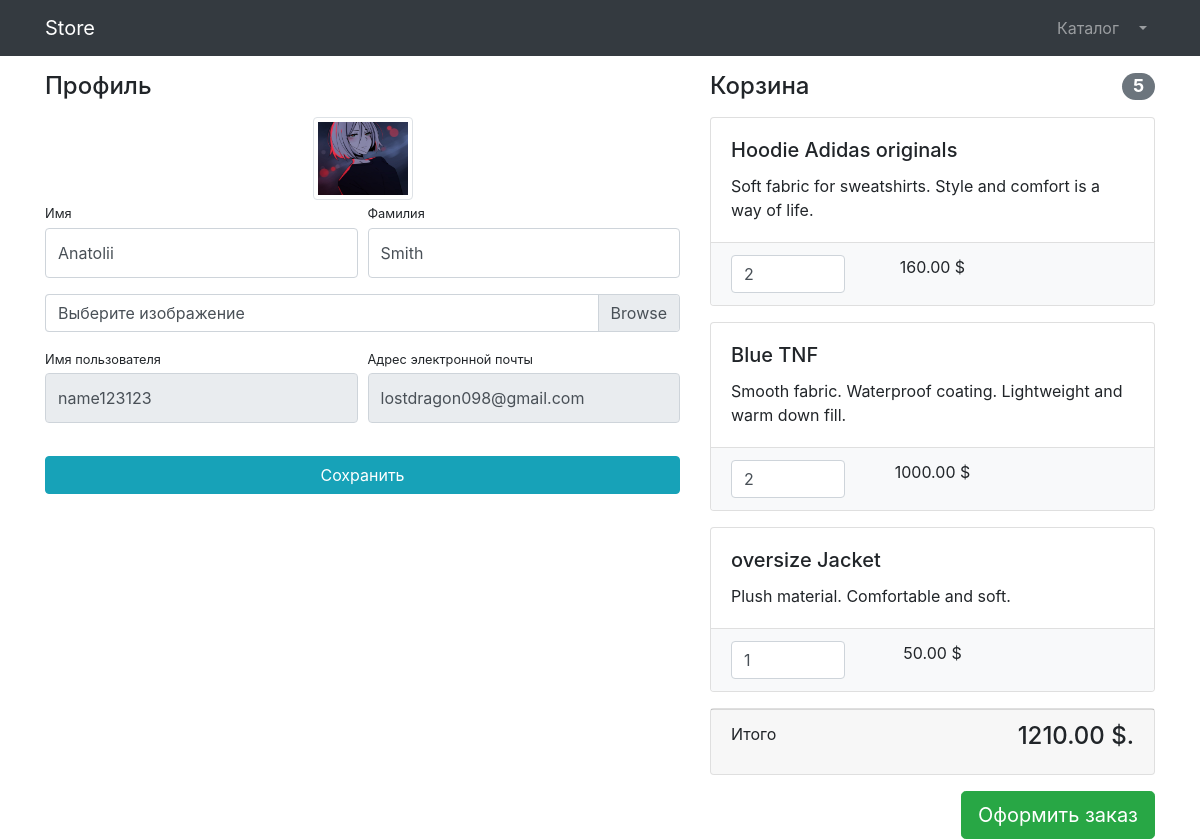
The page /users/profile/2/ (signed in) on the database its author committed.
### users/models.py (models this page shows)
class User(AbstractUser):
    image = models.ImageField(upload_to='users_images', null=True, blank=True)
    is_verified_email = models.BooleanField(default=False)

### products/models.py (models this page shows, shortened)
class Basket(models.Model):
    user = models.ForeignKey(to=User, on_delete=models.CASCADE)
    product = models.ForeignKey(to=Product, on_delete=models.CASCADE)
    quantity = models.PositiveSmallIntegerField(default=0)
    created_timestamp = models.DateTimeField(auto_now_add=True)
    objects = BasketQuerySet.as_manager()
    def sum(self):
        return self.product.price * self.quantity

class Product(models.Model):
    name = models.CharField(max_length=256)
    description = models.TextField()
    price = models.DecimalField(max_digits=6, decimal_places=2)
    quantity = models.PositiveIntegerField(default=0)
    image = models.ImageField(upload_to='product_images')
    category = models.ForeignKey(to=ProductCategory, on_delete=models.CASCADE)
    class Meta:
        verbose_name = 'Product'
        verbose_name_plural = 'Products'

### users/views.py (the view, shortened to what this page needs)
# urls.py: path('profile/<int:pk>/', login_required(UserProfileView.as_view()), name='profile'),
class UserProfileView(TitleMixin, UpdateView):
    model = User
    form_class = UserProfileForm
    template_name = 'users/profile.html'
    success_url = reverse_lazy('users:profile')
    title = 'Store - Profile'
    def get_context_data(self, **kwargs):
        context = super(UserProfileView, self).get_context_data()
        context['baskets'] = Basket.objects.filter(user=self.object)
        return context

### users/forms.py
class UserProfileForm(UserChangeForm):
    first_name = forms.CharField(widget=forms.TextInput(attrs={'class': 'form-control py-4'}))
    last_name = forms.CharField(widget=forms.TextInput(attrs={'class': 'form-control py-4'}))
    image = forms.ImageField(widget=forms.FileInput(attrs={'class': 'custom-file-label'}), required=False)
    username = forms.CharField(widget=forms.TextInput(attrs={'class': 'form-control py-4', 'readonly': True}))
    email = forms.EmailField(widget=forms.EmailInput(attrs={'class': 'form-control py-4', 'readonly': True}))
    class Meta:
        model = User
        fields = ('first_name', 'last_name', 'image', 'username', 'email')

### common/views.py (called while the page is built)
    def get_context_data(self, **kwargs):
        context = super(TitleMixin, self).get_context_data(**kwargs)
        context['title'] = self.title
        return context

### products/context_processors.py (called while the page is built)
def baskets(request):
    user = request.user
    return {'baskets': Basket.objects.filter(user=user) if user.is_authenticated else []}

### products/models.py (called while the page is built)
    def total_sum(self):
        return sum(basket.sum() for basket in self)

    def total_quantity(self):
        return sum(basket.quantity for basket in self)

### users/templates/users/profile.html (shortened to what this page needs)
{% extends 'products/base.html' %}
{% load static %}
{% block style %}
    <link href="{% static '/vendor/css/profile.css' %}" rel="stylesheet">
{% endblock %}
{% block content %}
    <div class="container">
    <div class="row">
        <div class="col-lg-7">
            <h4 class="mt-3 mb-3">Профиль</h4>
            <div class="col-lg-12 text-center">
                <img width="100" height="100"
                     src="{% if user.image %} {{ user.image.url }}
                     {% else %}
                     {% static 'vendor/img/users/default_avatar.jpg' %}
                     {% endif %}"
                     class="img-thumbnail">
            </div>
            <form action="{% url 'users:profile' user.id %}" method="post" enctype="multipart/form-data">
                <div class="form-row">
                    <div class="col-lg-6">
                        <div class="form-group">
                            <label class="small mb-1" for="{{ form.first_name.id_for_label }}">Имя</label>
                            {{ form.first_name }}
                        </div>
                    </div>
                    <div class="col-lg-6">
                        <div class="form-group">
                            <label class="small mb-1" for="{{ form.last_name.id_for_label }}">Фамилия</label>
                            {{ form.last_name }}
                        </div>
                    </div>
                </div>
                <div class="form-row mb-2">
                    <div class="col-lg-12">
                        <div class="custom-file">
                            <label class="custom-file-label" for="{{ form.image.id_for_label }}">
                                Выберите изображение
                            </label>
                        </div>
                    </div>
                </div>
                <div class="form-row">
                    <div class="col-lg-6">
                        <label class="small mb-1" for="{{ form.username.id_for_label }}">Имя пользователя</label>
                        {{ form.username }}
                    </div>
                    <div class="col-lg-6">
                        <label class="small mb-1" for="{{ form.email.id_for_label }}">Адрес электронной
                            почты</label>
                        {{ form.email }}
                    </div>
                </div>
                <div class="form-row">
                    <div class="col-lg-12" style="margin-top: 33px;">
                        <input class="btn btn-info btn-block" type="submit" value="Сохранить">
                    </div>
                </div>
            </form>
        </div>
        <div class="col-lg-5">
            {% include 'products/baskets.html' %}
        </div>
    </div>
</div>
{% endblock %}

### products/templates/products/baskets.html (shortened to what this page needs)
{% if baskets %}
    <h4 class="mt-3 mb-3 d-flex justify-content-between align-items-center mb-3">
        Корзина <span class="badge badge-secondary badge-pill">{{ baskets.total_quantity }}</span>
    </h4>
    {% for basket in baskets %}
    <div class="card mb-3">
        <div class="card-body">
            <h5 class="card-title">{{ basket.product.name }}</h5>
            <p class="card-text">{{ basket.product.description }}</p>
        </div>
        <ul class="list-group list-group-flush">
            <li class="list-group-item bg-light">
                <div class="row text-center">
                    <div class="col-lg-4">
                        <input name="basketID" type="number" class="form-control"
                               value={{ basket.quantity }} min="0">
                    </div>
                    <div class="col-lg-4">{{ basket.sum}} $</div>
                    <div class="col-lg-4">
                    </div>
                </div>
            </li>
        </ul>
    </div>
    {% endfor %}
    <div class="card mb-3">
        <div class="card-footer">
            <p class="float-left">Итого</p>
            <h4 class="float-right">{{ baskets.total_sum }} $.</h4>
        </div>
    </div>
    <a class="btn btn-success btn-lg float-right" href="../orders/order-create.html">
        Оформить заказ
    </a>
{% else %}
    <h4 class="mt-3 mb-3 text-center">
        Корзина пуста
    </h4>
{% endif %}

### rows shown on the page
User: image (picture), first_name "Anatolii", last_name "Smith", username "name123123", email "lostdragon098@gmail.com"
Basket: total_quantity "5", product.name "Hoodie Adidas originals", product.description "Soft fabric for sweatshirts. Style and comfort is a way of life.", basketID "2", sum "160.00", total_sum "1210.00"
Basket: product.name "Blue TNF", product.description "Smooth fabric. Waterproof coating. Lightweight and warm down fill.", basketID "2", sum "1000.00"
Basket: product.name "oversize Jacket", product.description "Plush material. Comfortable and soft.", basketID "1", sum "50.00"
